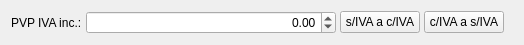
<?xml version="1.0" encoding="UTF-8"?>
<ui version="4.0">
 <class>IVAincluidoBase</class>
 <widget class="QWidget" name="IVAincluidoBase">
  <property name="geometry">
   <rect>
    <x>0</x>
    <y>0</y>
    <width>524</width>
    <height>33</height>
   </rect>
  </property>
  <property name="windowTitle">
   <string>Form</string>
  </property>
  <layout class="QGridLayout" name="gridLayout">
   <item row="0" column="0">
    <layout class="QHBoxLayout" name="horizontalLayout">
     <property name="spacing">
      <number>4</number>
     </property>
     <item>
      <widget class="QLabel" name="label">
       <property name="text">
        <string>PVP IVA inc.:</string>
       </property>
      </widget>
     </item>
     <item>
      <widget class="BlDoubleSpinBox" name="mui_pvpivaincarticulo">
       <property name="minimumSize">
        <size>
         <width>250</width>
         <height>0</height>
        </size>
       </property>
       <property name="alignment">
        <set>Qt::AlignRight|Qt::AlignTrailing|Qt::AlignVCenter</set>
       </property>
       <property name="minimum">
        <double>-10000000.000000000000000</double>
       </property>
       <property name="maximum">
        <double>10000000.000000000000000</double>
       </property>
      </widget>
     </item>
     <item>
      <widget class="QPushButton" name="mui_calcula_iva_inc">
       <property name="toolTip">
        <string>Calcula PVP IVA incluido a partir del PVP sin IVA</string>
       </property>
       <property name="text">
        <string>s/IVA a c/IVA</string>
       </property>
      </widget>
     </item>
     <item>
      <widget class="QPushButton" name="mui_calcula_sin_iva">
       <property name="toolTip">
        <string>Calcula PVP sin IVA a partir del PVP IVA incluido</string>
       </property>
       <property name="text">
        <string>c/IVA a s/IVA</string>
       </property>
      </widget>
     </item>
     <item>
      <spacer name="horizontalSpacer">
       <property name="orientation">
        <enum>Qt::Horizontal</enum>
       </property>
       <property name="sizeHint" stdset="0">
        <size>
         <width>40</width>
         <height>20</height>
        </size>
       </property>
      </spacer>
     </item>
    </layout>
   </item>
  </layout>
 </widget>
 <customwidgets>
  <customwidget>
   <class>BlDoubleSpinBox</class>
   <extends>QDoubleSpinBox</extends>
   <header location="global">bldoublespinbox.h</header>
  </customwidget>
 </customwidgets>
 <resources/>
 <connections/>
</ui>
